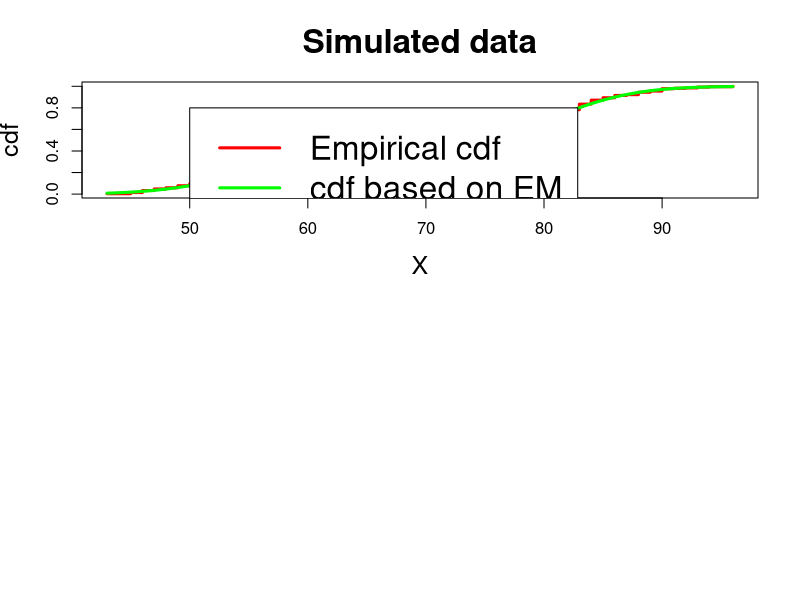

Write R code to recreate this figure.
## ---- chunk 1
X <- faithful$waiting
#these esitmate comes from running the EM algorithm on faithful data
pi0 <- 0.3608856 
pi1 <- 0.6391144
mu0 <- 54.61484; sigma0 <- 5.871206;
mu1 <- 80.09106; sigma1 <- 5.867744;
xaxis <- seq( min(X), max(X), 0.01)
emp.cdf <- xaxis
EM.cdf <- xaxis

for(i in 1:length( xaxis ) )
  {
    emp.cdf[i] <- mean( X <= xaxis[i] )
    EM.cdf[i] <- pi0 * pnorm( xaxis[i], mu0, sigma0 ) + pi1 * pnorm( xaxis[i], mu1, sigma1 )
  }

par( mfrow=c(2,1) )

## Recall the EM estiamtes
## postscript("figure/emp_cdf.eps", horizontal=FALSE)
plot( xaxis, emp.cdf, main="Simulated data", xlab="X", ylab="cdf", cex.main=2, cex.lab=1.5,'l', lwd=3, col='red' )
points( xaxis, EM.cdf, 'l', col='green', lwd=3  )
legend(50, 0.8, c("Empirical cdf", "cdf based on EM"), lty=c(1, 1), col=c('red', 'green'), lwd=c(3,3), cex=2 )
